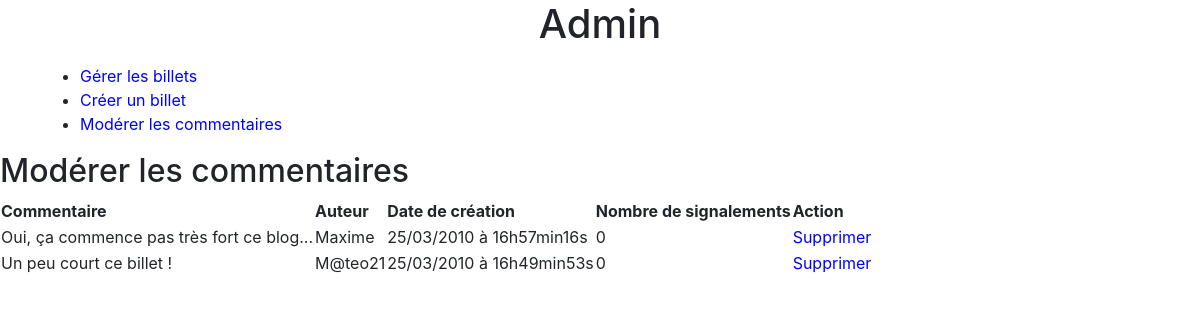
The page /admin.php?controller=comment&action=list on the database its author committed.
### tables this page shows
CREATE TABLE `comments` (
  `id` int(11) NOT NULL,
  `post_id` int(11) NOT NULL,
  `author` varchar(255) NOT NULL,
  `content` text NOT NULL,
  `report_counter` int(11) NOT NULL,
  `creation_date` datetime NOT NULL
);

### controller/CommentBackController.php (called while the page is built, shortened)
<?php
require_once('BaseController.php');
class CommentBackController extends BaseController
{
    public function listAction()
    {
        $viewData = $this->initViewData();
        $viewData['commentsList'] = $this->getContainer()->getCommentManager()->getCommentsListToModerate();
        require('view/back/commentListView.php');
    }
}

### model/Router.php (called while the page is built, shortened)
<?php
class Router
{
    protected $config;
    public function getConfig()
    {
        return $this->config;
    }
    public function setConfig(array $config)
    {
        $this->config = $config;
    }
    public function executeAction($controllerParam, $actionParam, $envParam)
    {
        $controller = new $controllerName();
        $actionName = $actionParam.'Action';
        require_once(__DIR__.'/../model/Container.php');
        $container = new Container($this->getConfig());
        $controller->setContainer($container);
        $controller->$actionName();
    }
}

### admin.php (called while the page is built)
<?php
require_once('config.php');
require_once('model/Router.php');
$router = new \OpenClassrooms\Blog\Model\Router($config);
try {
    $router->executeAction(
        isset($_REQUEST['controller']) ? $_REQUEST['controller'] : 'post',
        isset($_REQUEST['action']) ? $_REQUEST['action'] : 'list',
        'back'
    );
} catch(Exception $e) {
    $viewData['error'] = $e->getMessage();
    require('view/errorView.php');
}

### controller/BaseController.php (called while the page is built, shortened)
<?php
require_once(__DIR__.'/../model/Container.php');
abstract class BaseController
{
    protected $container;
    public function getContainer()
    {
        return $this->container;
    }
    public function setContainer(\OpenClassrooms\Blog\Model\Container $container)
    {
        $this->container = $container;
    }
    public function initViewData()
    {
        $viewData = [];
        $viewData['title'] = $this->getContainer()->getConfig()['title'];
        return $viewData;
    }
}

### model/Container.php (called while the page is built, shortened)
<?php
class Container
{
    protected $config;
    public function getConfig()
    {
        return $this->config;
    }
    public function setConfig(array $config)
    {
        $this->config = $config;
    }
    protected function getDatabaseHandler()
    {
        static $instance;
        if (!isset($instance)) {
            $instance = new \PDO(
                $this->config['database']['dsn'],
                $this->config['database']['username'],
                $this->config['database']['username']
            );
        }
        return $instance;
    }
    public function getCommentManager()
    {
        static $instance;
        if (!isset($instance)) {
            include_once('CommentManager.php');
            $instance = new \OpenClassrooms\Blog\Model\CommentManager($this->getDatabaseHandler());
        }
        return $instance;
    }
}

### model/Manager.php (called while the page is built, shortened)
<?php
abstract class Manager
{
    protected $databaseHandler;
    public function getDatabaseHandler()
    {
        return $this->databaseHandler;
    }
    public function setDatabaseHandler(\PDO $databaseHandler)
    {
        $this->databaseHandler = $databaseHandler;
    }
}

### model/CommentManager.php (called while the page is built, shortened)
<?php
require_once('Manager.php');
require_once('Comment.php');
class CommentManager extends Manager
{
    public function getCommentsListToModerate($offset=0, $limit=10)
    {
        $request = $this->getDatabaseHandler()->prepare('SELECT id, post_id, author, content, report_counter, DATE_FORMAT(creation_date, \'%d/%m/%Y à %Hh%imin%ss\') AS creation_date_fr FROM comments ORDER BY report_counter DESC LIMIT :offset, :limit');
        $request->bindValue(':offset', $offset, \PDO::PARAM_INT);
        $request->bindValue(':limit', $limit, \PDO::PARAM_INT);
        $request->execute();
        $resultsList = $request->fetchAll();
        $commentsList = [];
        foreach ($resultsList as $result) {
            $comment = new Comment();
            $comment->setId($result['id']);
            $comment->setPostId($result['post_id']);
            $comment->setAuthor($result['author']);
            $comment->setContent($result['content']);
            $comment->setReportCounter($result['report_counter']);
            $comment->setCreationDate($result['creation_date_fr']);
            $commentsList[] = $comment;
        }
        return $commentsList;
    }
}

### model/Comment.php (called while the page is built, shortened)
<?php
class Comment
{
    private $id;
    private $author;
    private $content;
    private $reportCounter;
    private $creationDate;
    public function getId()
    {
        return $this->id;
    }
    public function setId($id)
    {
        $this->id = $id;
    }
    public function getAuthor()
    {
        return $this->author;
    }
    public function setAuthor($author)
    {
        $this->author = $author;
    }
    public function getContent()
    {
        return $this->content;
    }
    public function setContent($content)
    {
        $this->content = $content;
    }
    public function getReportCounter()
    {
        return $this->reportCounter;
    }
    public function setReportCounter($reportCounter)
    {
        $this->reportCounter = $reportCounter;
    }
    public function getCreationDate()
    {
        return $this->creationDate;
    }
    public function setCreationDate($creationDate)
    {
        $this->creationDate = $creationDate;
    }
}

### view/back/commentListView.php (the view, shortened to what this page needs)
<h1>Admin</h1>
<?php require('_menu.php'); ?>
<h2>Mod&eacute;rer les commentaires</h2>
<table>
    <tr>
        <th>Commentaire</th>
        <th>Auteur</th>
        <th>Date de cr&eacute;ation</th>
        <th>Nombre de signalements</th>
        <th>Action</th>
    </tr>
<?php foreach ($viewData['commentsList'] as $viewData['comment']): ?>
    <tr>
        <td><?php echo $viewData['comment']->getContent() ?></td>
        <td><?php echo $viewData['comment']->getAuthor() ?></td>
        <td><?php echo $viewData['comment']->getCreationDate() ?></td>
        <td><?php echo $viewData['comment']->getReportCounter() ?></td>
        <td>
            <a href="admin.php?controller=comment&action=delete&commentId=<?php echo $viewData['comment']->getId(); ?>">Supprimer</a>
        </td>
    </tr>
<?php endforeach; ?>
</table>
<?php require(__DIR__.'/../template.php'); ?>

### public/css/style.css (style rules this page uses)
h1, h3 { text-align:center; }
a { text-decoration: none; color: blue; }

### rows shown on the page
comments: content "Oui, ça commence pas très fort ce blog...", author "Maxime", CreationDate "25/03/2010 à 16h57min16s", report_counter "0"
comments: content "Un peu court ce billet !", author "M@teo21", CreationDate "25/03/2010 à 16h49min53s", report_counter "0"
